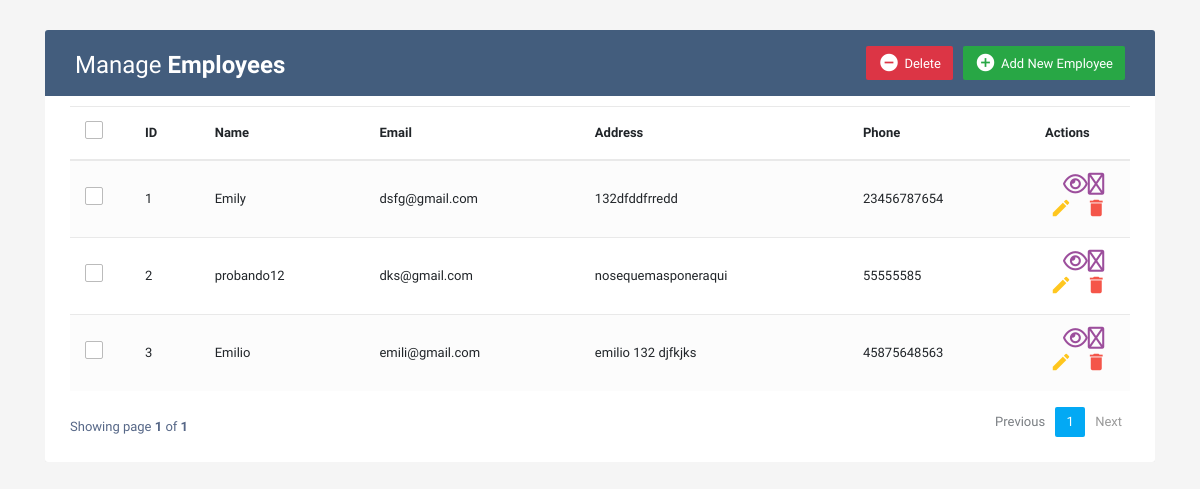
The app's page /, older data.
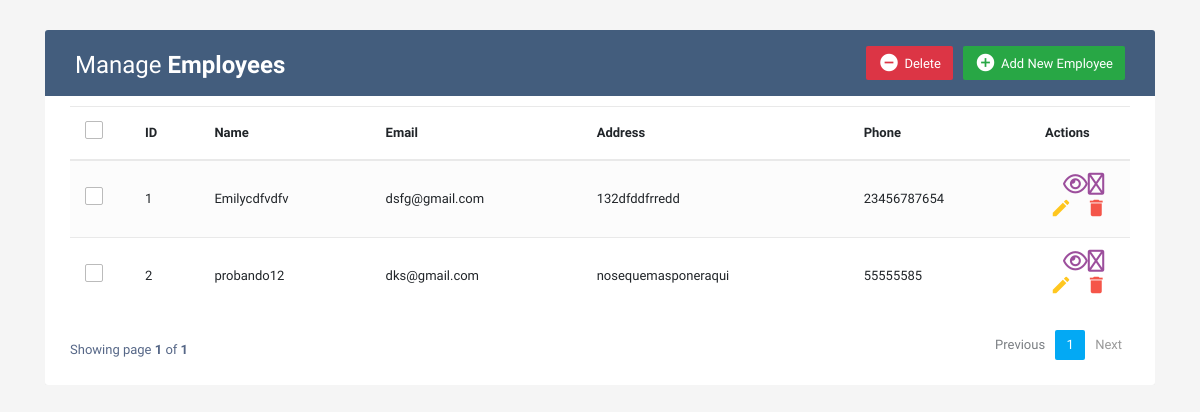
The same page, newer data.
### models.py (models this page shows, shortened)
class User(db.Model):
    _id = db.Column("id", db.Integer, primary_key = True, )
    name = db.Column(db.String(100))
    email = db.Column(db.String(100))
    address = db.Column(db.String(200))
    phone = db.Column(db.Integer)

### app.py (the view)
@app.route("/", methods=["POST", "GET"])
def home():
    users_per_page = 5
    all_data = User.query.all()
    total_user = len(User.query.all())
    page = request.args.get('page',1, type =int)
    users = User.query.paginate(page=page, per_page = users_per_page)
    return render_template("index.html",User = users)

### templates/index.html (shortened to what this page needs)
{% extends "base.html" %}
{% block data %}
{% for row in User.items %}
<tr>
    <td>
        <span class="custom-checkbox">
            <label for="checkbox1"></label>
        </span>
    </td>
    <td>{{row._id}}</td>
    <td>{{row.name}}</td>
    <td>{{row.email}}</td>
    <td>{{row.address}}</td>
    <td>{{row.phone}}</td>
    <td>
		<a href="#MoreEmployeeModal{{row._id}}" class="update" data-toggle="modal"><i class="far fa-eye" data-toggle="tooltip" title="More info">&#xE872;</i></a>
        <a href="#editEmployeeModal{{row._id}}" class="edit" data-toggle="modal"><i class="material-icons" data-toggle="tooltip" title="Edit">&#xE254;</i></a>
        <a href="#deleteEmployeeModal{{row._id}}" class="delete" data-toggle="modal"><i class="material-icons" data-toggle="tooltip" title="Delete">&#xE872;</i></a>
    </td>
</tr>
{% endfor %}
{% endblock %}

Row changes from the older to the newer data that the page shows:
removed User: _id "3", name "Emilio", email "emili@gmail.com", address "emilio 132 djfkjks", phone "45875648563"
changed User "dsfg@gmail.com": name "Emily" → "Emilycdfvdfv"
